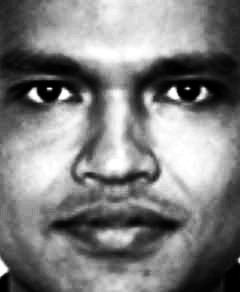
%> input picture third_pattern_recognition_assignment/cs_fac/a1_ahmed.jpg, 240 x 292 px; its folder holds 4 pictures in this run
$ octave hw3p1a.m   (GNU Octave 9; MATLAB toolbox functions it lacks are replaced by stand-ins)
%> lines starting %> are read from the running program, lines starting %| are printed output that depends on the picture
clear all
clc
close all
images=dir('*.jpg');
J=images(1,:);
J1=imread(J.name);
%> J1 is the input picture: size 292x240 uint8; min 0, max 255, mean 127.5
m1=im2double(J1);
S=images(2,:);
S1=imread(S.name);
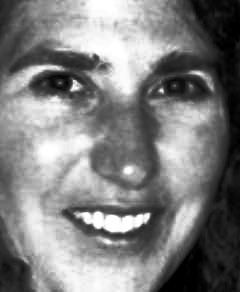
%> input picture third_pattern_recognition_assignment/cs_fac/a1_amato.jpg, 240 x 292 px
%> S1 is the input picture: size 292x240 uint8; min 0, max 255, mean 127.4
m2=im2double(S1);
Add=m1+m2;
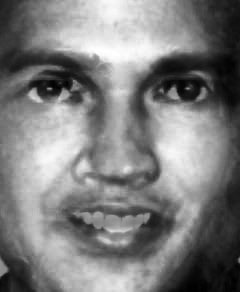
%> Add: size 292x240 double; min 0.0196, max 2, mean 1; drawn with min black and max white
SIZE1=size(images)
SIZE2=size(J1)
%> SIZE2 = [292 240]
for i=3:length(images)
    W=images(i,:);
    W1=imread(W.name);
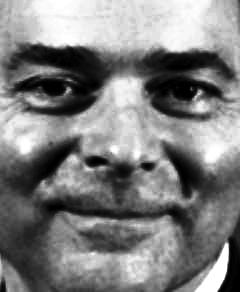
%> input picture third_pattern_recognition_assignment/cs_fac/a1_bettati.jpg, 240 x 292 px
%> W1 is the input picture: size 292x240 uint8; min 0, max 255, mean 127.4
    X=im2double(W1);
    Add=Add+X;
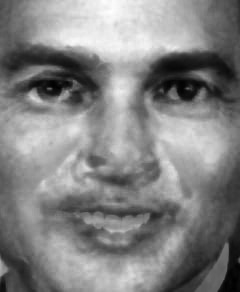
%> Add: size 292x240 double; min 0.0196, max 2.89, mean 1.5; drawn with min black and max white
end
%> pass 2 of the loop `for i=3:length(images)`:
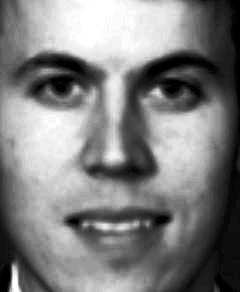
%> input picture third_pattern_recognition_assignment/cs_fac/a1_caverlee.jpg, 240 x 292 px
%> W1 is the input picture: size 292x240 uint8; min 0, max 255, mean 127.5
%> `Add=Add+X;`:
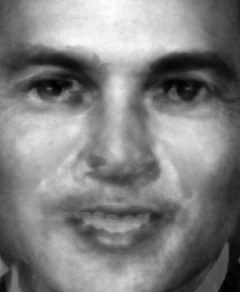
%> Add: size 292x240 double; min 0.0392, max 3.89, mean 2; drawn with min black and max white
Average=Add/length(images);
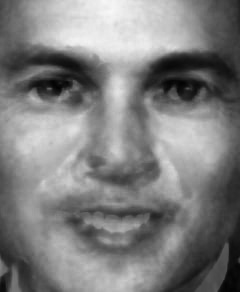
%> Average: size 292x240 double; min 0.0098, max 0.973, mean 0.5
Convert=im2uint8(Average);
imshow(Convert)
title('Average Face','FontSize',35)
%%%%%%%% Using Snapshot
concatenate=zeros(SIZE2(1)*SIZE2(2),SIZE1(1));
for L=1:length(images)
    O=images(L,:);
    O1=imread(O.name);
    Zeta=im2double(O1);
    concatenate(:,L)=reshape(Zeta,SIZE2(1)*SIZE2(2),1);
end
%> pass 2 of the loop `for L=1:length(images)`:
    cm=mean(concatenate,2);


    T=concatenate-cm;
    TtT=T'*T
    [u1,d1]=eig(TtT)
    eigenvalues=diag(d1);
    %Sorted the eigenvalues from the line of code above from largest to
    %smallest
    [descendingorder, index]=sort(eigenvalues,'descend');
    % I arranged the eigenvectors from largest to smallest, starting with the
    % eigenvector that corresponds to the largest eigenvalue and etc.
    [descendingordervectors]=u1(:,index);
    eigS=T*descendingordervectors;


    %eigenfacesteps first convert double back to uint8
    eigS=im2uint8(eigS);

    for F=1:6
%> (the run ends here)
